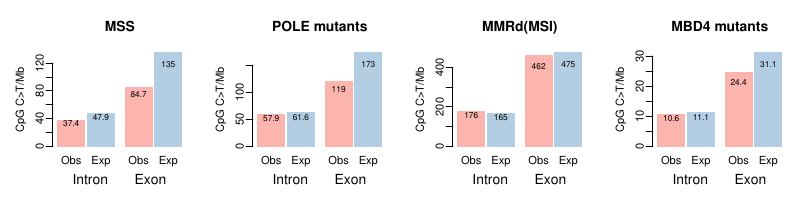

This chart was generated by the following R code:
exon.len<-10.439090
intron.len<-317.326271

pdf("intron_exon_cpg_ct.pdf",8,2)
layout(matrix(1:4,nrow = 1,byrow = T))
par(mar=c(4,4,4,1),mgp=c(2,.5,0))

#==========================cpg data==================
exp.exon<-scan("data/exp_exon.txt",what="s")
exp.exon<-as.numeric(exp.exon)/c(100,100,100,10,100,100)/exon.len

exp.intron<-scan("data/exp_intron.txt",what="s")
exp.intron<-as.numeric(exp.intron)/c(100,100,100,10,100,100)/intron.len

obs.exon<-scan("data/obs_exon.txt",what="s")
obs.exon<-as.numeric(obs.exon)/exon.len
obs.intron<-scan("data/obs_intron.txt",what="s")
obs.intron<-as.numeric(obs.intron)/intron.len

#----------------------------------------------
all.data<-matrix(c(obs.intron,exp.intron,obs.exon,exp.exon),ncol=4)
all.data<-signif(all.data,3)

sap<-scan("data/sap_name",what="s")
sap[3]<-"MBD4 mutants"
sap[4]<-"POLE mutants"
sap[5]<-"MMRd(MSI)"
sap[6]<-"MSS"
cl<-c("#fbb4ae","#b3cde3")

for (i in c(6,4,5,3)){
   a<-barplot(all.data[i,],main=paste0(sap[i]),ylab="CpG C>T/Mb",names.arg=c("Obs","Exp","Obs","Exp"),col=cl,border=cl,space=c(0.1,0.1,0.4,0.1))
  tmp<-all.data[i,]/8
text(x=a,y=all.data[i,]-tmp,labels = all.data[i,],cex=.8)
mtext("Intron",1,cex=.8,line=2,adj=.2)
mtext("Exon",1,cex=.8,line=2,adj=.8)
}
dev.off()
